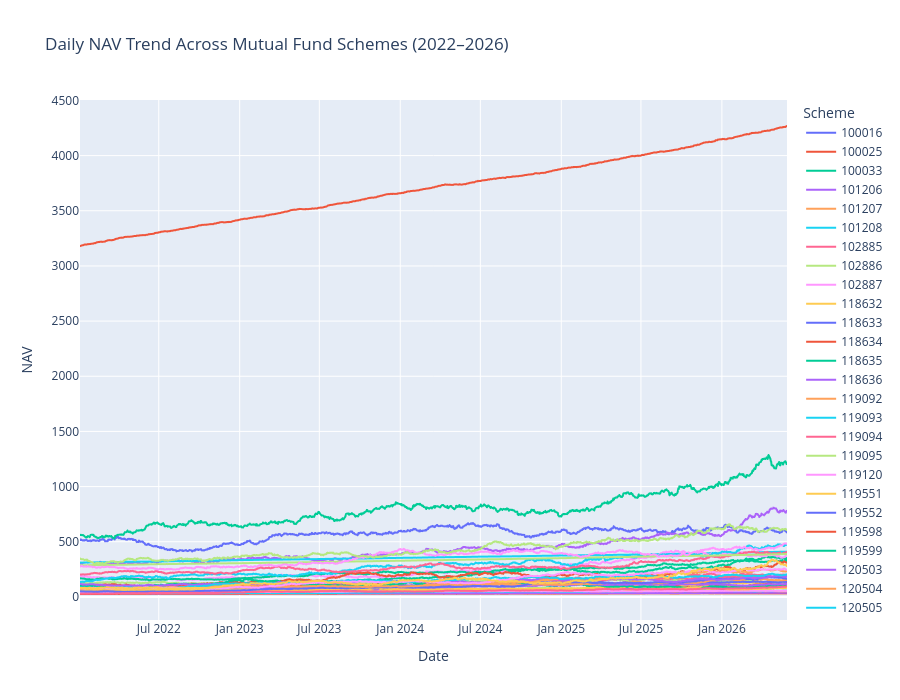

This figure's notebook cell:
### Code cell
import plotly.express as px

# Convert date
nav["date"] = pd.to_datetime(nav["date"])

# Convert AMFI code to string
nav["amfi_code"] = nav["amfi_code"].astype(str)

# Plot
fig = px.line(
    nav,
    x="date",
    y="nav",
    color="amfi_code",
    title="Daily NAV Trend Across Mutual Fund Schemes (2022–2026)"
)

fig.update_layout(
    height=700,
    xaxis_title="Date",
    yaxis_title="NAV",
    legend_title="Scheme"
)

fig.show()
fig.write_html(
    "../reports/charts/nav_trend_analysis.html"
)

print("Saved!")

### Figure 1 — Plotly figure (JSON) as saved in the notebook; plotly's stock layout.template omitted (floating-point values rounded to 4 significant figures; data arrays with more than 128 entries replaced by an {"elided": "..."} marker saying what was removed)
{"data": [{"hovertemplate": "amfi_code=100016<br>date=%{x}<br>nav=%{y}<extra></extra>", "legendgroup": "100016", "line": {"color": "#636efa", "dash": "solid"}, "marker": {"symbol": "circle"}, "mode": "lines", "name": "100016", "showlegend": true, "type": "scattergl", "x": {"elided": "1150 str values"}, "xaxis": "x", "y": {"elided": "1150 float values"}, "yaxis": "y"}, {"hovertemplate": "amfi_code=100025<br>date=%{x}<br>nav=%{y}<extra></extra>", "legendgroup": "100025", "line": {"color": "#EF553B", "dash": "solid"}, "marker": {"symbol": "circle"}, "mode": "lines", "name": "100025", "showlegend": true, "type": "scattergl", "x": {"elided": "1150 str values"}, "xaxis": "x", "y": {"elided": "1150 float values"}, "yaxis": "y"}, {"hovertemplate": "amfi_code=100033<br>date=%{x}<br>nav=%{y}<extra></extra>", "legendgroup": "100033", "line": {"color": "#00cc96", "dash": "solid"}, "marker": {"symbol": "circle"}, "mode": "lines", "name": "100033", "showlegend": true, "type": "scattergl", "x": {"elided": "1150 str values"}, "xaxis": "x", "y": {"elided": "1150 float values"}, "yaxis": "y"}, {"hovertemplate": "amfi_code=101206<br>date=%{x}<br>nav=%{y}<extra></extra>", "legendgroup": "101206", "line": {"color": "#ab63fa", "dash": "solid"}, "marker": {"symbol": "circle"}, "mode": "lines", "name": "101206", "showlegend": true, "type": "scattergl", "x": {"elided": "1150 str values"}, "xaxis": "x", "y": {"elided": "1150 float values"}, "yaxis": "y"}, {"hovertemplate": "amfi_code=101207<br>date=%{x}<br>nav=%{y}<extra></extra>", "legendgroup": "101207", "line": {"color": "#FFA15A", "dash": "solid"}, "marker": {"symbol": "circle"}, "mode": "lines", "name": "101207", "showlegend": true, "type": "scattergl", "x": {"elided": "1150 str values"}, "xaxis": "x", "y": {"elided": "1150 float values"}, "yaxis": "y"}, {"hovertemplate": "amfi_code=101208<br>date=%{x}<br>nav=%{y}<extra></extra>", "legendgroup": "101208", "line": {"color": "#19d3f3", "dash": "solid"}, "marker": {"symbol": "circle"}, "mode": "lines", "name": "101208", "showlegend": true, "type": "scattergl", "x": {"elided": "1150 str values"}, "xaxis": "x", "y": {"elided": "1150 float values"}, "yaxis": "y"}, {"hovertemplate": "amfi_code=102885<br>date=%{x}<br>nav=%{y}<extra></extra>", "legendgroup": "102885", "line": {"color": "#FF6692", "dash": "solid"}, "marker": {"symbol": "circle"}, "mode": "lines", "name": "102885", "showlegend": true, "type": "scattergl", "x": {"elided": "1150 str values"}, "xaxis": "x", "y": {"elided": "1150 float values"}, "yaxis": "y"}, {"hovertemplate": "amfi_code=102886<br>date=%{x}<br>nav=%{y}<extra></extra>", "legendgroup": "102886", "line": {"color": "#B6E880", "dash": "solid"}, "marker": {"symbol": "circle"}, "mode": "lines", "name": "102886", "showlegend": true, "type": "scattergl", "x": {"elided": "1150 str values"}, "xaxis": "x", "y": {"elided": "1150 float values"}, "yaxis": "y"}, {"hovertemplate": "amfi_code=102887<br>date=%{x}<br>nav=%{y}<extra></extra>", "legendgroup": "102887", "line": {"color": "#FF97FF", "dash": "solid"}, "marker": {"symbol": "circle"}, "mode": "lines", "name": "102887", "showlegend": true, "type": "scattergl", "x": {"elided": "1150 str values"}, "xaxis": "x", "y": {"elided": "1150 float values"}, "yaxis": "y"}, {"hovertemplate": "amfi_code=118632<br>date=%{x}<br>nav=%{y}<extra></extra>", "legendgroup": "118632", "line": {"color": "#FECB52", "dash": "solid"}, "marker": {"symbol": "circle"}, "mode": "lines", "name": "118632", "showlegend": true, "type": "scattergl", "x": {"elided": "1150 str values"}, "xaxis": "x", "y": {"elided": "1150 float values"}, "yaxis": "y"}, {"hovertemplate": "amfi_code=118633<br>date=%{x}<br>nav=%{y}<extra></extra>", "legendgroup": "118633", "line": {"color": "#636efa", "dash": "solid"}, "marker": {"symbol": "circle"}, "mode": "lines", "name": "118633", "showlegend": true, "type": "scattergl", "x": {"elided": "1150 str values"}, "xaxis": "x", "y": {"elided": "1150 float values"}, "yaxis": "y"}, {"hovertemplate": "amfi_code=118634<br>date=%{x}<br>nav=%{y}<extra></extra>", "legendgroup": "118634", "line": {"color": "#EF553B", "dash": "solid"}, "marker": {"symbol": "circle"}, "mode": "lines", "name": "118634", "showlegend": true, "type": "scattergl", "x": {"elided": "1150 str values"}, "xaxis": "x", "y": {"elided": "1150 float values"}, "yaxis": "y"}, {"hovertemplate": "amfi_code=118635<br>date=%{x}<br>nav=%{y}<extra></extra>", "legendgroup": "118635", "line": {"color": "#00cc96", "dash": "solid"}, "marker": {"symbol": "circle"}, "mode": "lines", "name": "118635", "showlegend": true, "type": "scattergl", "x": {"elided": "1150 str values"}, "xaxis": "x", "y": {"elided": "1150 float values"}, "yaxis": "y"}, {"hovertemplate": "amfi_code=118636<br>date=%{x}<br>nav=%{y}<extra></extra>", "legendgroup": "118636", "line": {"color": "#ab63fa", "dash": "solid"}, "marker": {"symbol": "circle"}, "mode": "lines", "name": "118636", "showlegend": true, "type": "scattergl", "x": {"elided": "1150 str values"}, "xaxis": "x", "y": {"elided": "1150 float values"}, "yaxis": "y"}, {"hovertemplate": "amfi_code=119092<br>date=%{x}<br>nav=%{y}<extra></extra>", "legendgroup": "119092", "line": {"color": "#FFA15A", "dash": "solid"}, "marker": {"symbol": "circle"}, "mode": "lines", "name": "119092", "showlegend": true, "type": "scattergl", "x": {"elided": "1150 str values"}, "xaxis": "x", "y": {"elided": "1150 float values"}, "yaxis": "y"}, {"hovertemplate": "amfi_code=119093<br>date=%{x}<br>nav=%{y}<extra></extra>", "legendgroup": "119093", "line": {"color": "#19d3f3", "dash": "solid"}, "marker": {"symbol": "circle"}, "mode": "lines", "name": "119093", "showlegend": true, "type": "scattergl", "x": {"elided": "1150 str values"}, "xaxis": "x", "y": {"elided": "1150 float values"}, "yaxis": "y"}, {"hovertemplate": "amfi_code=119094<br>date=%{x}<br>nav=%{y}<extra></extra>", "legendgroup": "119094", "line": {"color": "#FF6692", "dash": "solid"}, "marker": {"symbol": "circle"}, "mode": "lines", "name": "119094", "showlegend": true, "type": "scattergl", "x": {"elided": "1150 str values"}, "xaxis": "x", "y": {"elided": "1150 float values"}, "yaxis": "y"}, {"hovertemplate": "amfi_code=119095<br>date=%{x}<br>nav=%{y}<extra></extra>", "legendgroup": "119095", "line": {"color": "#B6E880", "dash": "solid"}, "marker": {"symbol": "circle"}, "mode": "lines", "name": "119095", "showlegend": true, "type": "scattergl", "x": {"elided": "1150 str values"}, "xaxis": "x", "y": {"elided": "1150 float values"}, "yaxis": "y"}, {"hovertemplate": "amfi_code=119120<br>date=%{x}<br>nav=%{y}<extra></extra>", "legendgroup": "119120", "line": {"color": "#FF97FF", "dash": "solid"}, "marker": {"symbol": "circle"}, "mode": "lines", "name": "119120", "showlegend": true, "type": "scattergl", "x": {"elided": "1150 str values"}, "xaxis": "x", "y": {"elided": "1150 float values"}, "yaxis": "y"}, {"hovertemplate": "amfi_code=119551<br>date=%{x}<br>nav=%{y}<extra></extra>", "legendgroup": "119551", "line": {"color": "#FECB52", "dash": "solid"}, "marker": {"symbol": "circle"}, "mode": "lines", "name": "119551", "showlegend": true, "type": "scattergl", "x": {"elided": "1150 str values"}, "xaxis": "x", "y": {"elided": "1150 float values"}, "yaxis": "y"}, {"hovertemplate": "amfi_code=119552<br>date=%{x}<br>nav=%{y}<extra></extra>", "legendgroup": "119552", "line": {"color": "#636efa", "dash": "solid"}, "marker": {"symbol": "circle"}, "mode": "lines", "name": "119552", "showlegend": true, "type": "scattergl", "x": {"elided": "1150 str values"}, "xaxis": "x", "y": {"elided": "1150 float values"}, "yaxis": "y"}, {"hovertemplate": "amfi_code=119598<br>date=%{x}<br>nav=%{y}<extra></extra>", "legendgroup": "119598", "line": {"color": "#EF553B", "dash": "solid"}, "marker": {"symbol": "circle"}, "mode": "lines", "name": "119598", "showlegend": true, "type": "scattergl", "x": {"elided": "1150 str values"}, "xaxis": "x", "y": {"elided": "1150 float values"}, "yaxis": "y"}, {"hovertemplate": "amfi_code=119599<br>date=%{x}<br>nav=%{y}<extra></extra>", "legendgroup": "119599", "line": {"color": "#00cc96", "dash": "solid"}, "marker": {"symbol": "circle"}, "mode": "lines", "name": "119599", "showlegend": true, "type": "scattergl", "x": {"elided": "1150 str values"}, "xaxis": "x", "y": {"elided": "1150 float values"}, "yaxis": "y"}, {"hovertemplate": "amfi_code=120503<br>date=%{x}<br>nav=%{y}<extra></extra>", "legendgroup": "120503", "line": {"color": "#ab63fa", "dash": "solid"}, "marker": {"symbol": "circle"}, "mode": "lines", "name": "120503", "showlegend": true, "type": "scattergl", "x": {"elided": "1150 str values"}, "xaxis": "x", "y": {"elided": "1150 float values"}, "yaxis": "y"}, {"hovertemplate": "amfi_code=120504<br>date=%{x}<br>nav=%{y}<extra></extra>", "legendgroup": "120504", "line": {"color": "#FFA15A", "dash": "solid"}, "marker": {"symbol": "circle"}, "mode": "lines", "name": "120504", "showlegend": true, "type": "scattergl", "x": {"elided": "1150 str values"}, "xaxis": "x", "y": {"elided": "1150 float values"}, "yaxis": "y"}, {"hovertemplate": "amfi_code=120505<br>date=%{x}<br>nav=%{y}<extra></extra>", "legendgroup": "120505", "line": {"color": "#19d3f3", "dash": "solid"}, "marker": {"symbol": "circle"}, "mode": "lines", "name": "120505", "showlegend": true, "type": "scattergl", "x": {"elided": "1150 str values"}, "xaxis": "x", "y": {"elided": "1150 float values"}, "yaxis": "y"}, {"hovertemplate": "amfi_code=120506<br>date=%{x}<br>nav=%{y}<extra></extra>", "legendgroup": "120506", "line": {"color": "#FF6692", "dash": "solid"}, "marker": {"symbol": "circle"}, "mode": "lines", "name": "120506", "showlegend": true, "type": "scattergl", "x": {"elided": "1150 str values"}, "xaxis": "x", "y": {"elided": "1150 float values"}, "yaxis": "y"}, {"hovertemplate": "amfi_code=120507<br>date=%{x}<br>nav=%{y}<extra></extra>", "legendgroup": "120507", "line": {"color": "#B6E880", "dash": "solid"}, "marker": {"symbol": "circle"}, "mode": "lines", "name": "120507", "showlegend": true, "type": "scattergl", "x": {"elided": "1150 str values"}, "xaxis": "x", "y": {"elided": "1150 float values"}, "yaxis": "y"}, {"hovertemplate": "amfi_code=120841<br>date=%{x}<br>nav=%{y}<extra></extra>", "legendgroup": "120841", "line": {"color": "#FF97FF", "dash": "solid"}, "marker": {"symbol": "circle"}, "mode": "lines", "name": "120841", "showlegend": true, "type": "scattergl", "x": {"elided": "1150 str values"}, "xaxis": "x", "y": {"elided": "1150 float values"}, "yaxis": "y"}, {"hovertemplate": "amfi_code=120842<br>date=%{x}<br>nav=%{y}<extra></extra>", "legendgroup": "120842", "line": {"color": "#FECB52", "dash": "solid"}, "marker": {"symbol": "circle"}, "mode": "lines", "name": "120842", "showlegend": true, "type": "scattergl", "x": {"elided": "1150 str values"}, "xaxis": "x", "y": {"elided": "1150 float values"}, "yaxis": "y"}, {"hovertemplate": "amfi_code=120843<br>date=%{x}<br>nav=%{y}<extra></extra>", "legendgroup": "120843", "line": {"color": "#636efa", "dash": "solid"}, "marker": {"symbol": "circle"}, "mode": "lines", "name": "120843", "showlegend": true, "type": "scattergl", "x": {"elided": "1150 str values"}, "xaxis": "x", "y": {"elided": "1150 float values"}, "yaxis": "y"}, {"hovertemplate": "amfi_code=120844<br>date=%{x}<br>nav=%{y}<extra></extra>", "legendgroup": "120844", "line": {"color": "#EF553B", "dash": "solid"}, "marker": {"symbol": "circle"}, "mode": "lines", "name": "120844", "showlegend": true, "type": "scattergl", "x": {"elided": "1150 str values"}, "xaxis": "x", "y": {"elided": "1150 float values"}, "yaxis": "y"}, {"hovertemplate": "amfi_code=125497<br>date=%{x}<br>nav=%{y}<extra></extra>", "legendgroup": "125497", "line": {"color": "#00cc96", "dash": "solid"}, "marker": {"symbol": "circle"}, "mode": "lines", "name": "125497", "showlegend": true, "type": "scattergl", "x": {"elided": "1150 str values"}, "xaxis": "x", "y": {"elided": "1150 float values"}, "yaxis": "y"}, {"hovertemplate": "amfi_code=125498<br>date=%{x}<br>nav=%{y}<extra></extra>", "legendgroup": "125498", "line": {"color": "#ab63fa", "dash": "solid"}, "marker": {"symbol": "circle"}, "mode": "lines", "name": "125498", "showlegend": true, "type": "scattergl", "x": {"elided": "1150 str values"}, "xaxis": "x", "y": {"elided": "1150 float values"}, "yaxis": "y"}, {"hovertemplate": "amfi_code=148567<br>date=%{x}<br>nav=%{y}<extra></extra>", "legendgroup": "148567", "line": {"color": "#FFA15A", "dash": "solid"}, "marker": {"symbol": "circle"}, "mode": "lines", "name": "148567", "showlegend": true, "type": "scattergl", "x": {"elided": "1150 str values"}, "xaxis": "x", "y": {"elided": "1150 float values"}, "yaxis": "y"}, {"hovertemplate": "amfi_code=148568<br>date=%{x}<br>nav=%{y}<extra></extra>", "legendgroup": "148568", "line": {"color": "#19d3f3", "dash": "solid"}, "marker": {"symbol": "circle"}, "mode": "lines", "name": "148568", "showlegend": true, "type": "scattergl", "x": {"elided": "1150 str values"}, "xaxis": "x", "y": {"elided": "1150 float values"}, "yaxis": "y"}, {"hovertemplate": "amfi_code=148569<br>date=%{x}<br>nav=%{y}<extra></extra>", "legendgroup": "148569", "line": {"color": "#FF6692", "dash": "solid"}, "marker": {"symbol": "circle"}, "mode": "lines", "name": "148569", "showlegend": true, "type": "scattergl", "x": {"elided": "1150 str values"}, "xaxis": "x", "y": {"elided": "1150 float values"}, "yaxis": "y"}, {"hovertemplate": "amfi_code=149322<br>date=%{x}<br>nav=%{y}<extra></extra>", "legendgroup": "149322", "line": {"color": "#B6E880", "dash": "solid"}, "marker": {"symbol": "circle"}, "mode": "lines", "name": "149322", "showlegend": true, "type": "scattergl", "x": {"elided": "1150 str values"}, "xaxis": "x", "y": {"elided": "1150 float values"}, "yaxis": "y"}, {"hovertemplate": "amfi_code=149323<br>date=%{x}<br>nav=%{y}<extra></extra>", "legendgroup": "149323", "line": {"color": "#FF97FF", "dash": "solid"}, "marker": {"symbol": "circle"}, "mode": "lines", "name": "149323", "showlegend": true, "type": "scattergl", "x": {"elided": "1150 str values"}, "xaxis": "x", "y": {"elided": "1150 float values"}, "yaxis": "y"}, {"hovertemplate": "amfi_code=149324<br>date=%{x}<br>nav=%{y}<extra></extra>", "legendgroup": "149324", "line": {"color": "#FECB52", "dash": "solid"}, "marker": {"symbol": "circle"}, "mode": "lines", "name": "149324", "showlegend": true, "type": "scattergl", "x": {"elided": "1150 str values"}, "xaxis": "x", "y": {"elided": "1150 float values"}, "yaxis": "y"}], "layout": {"height": 700, "legend": {"title": {"text": "Scheme"}, "tracegroupgap": 0}, "title": {"text": "Daily NAV Trend Across Mutual Fund Schemes (2022–2026)"}, "xaxis": {"anchor": "y", "domain": [0, 1], "title": {"text": "Date"}}, "yaxis": {"anchor": "x", "domain": [0, 1], "title": {"text": "NAV"}}}}
